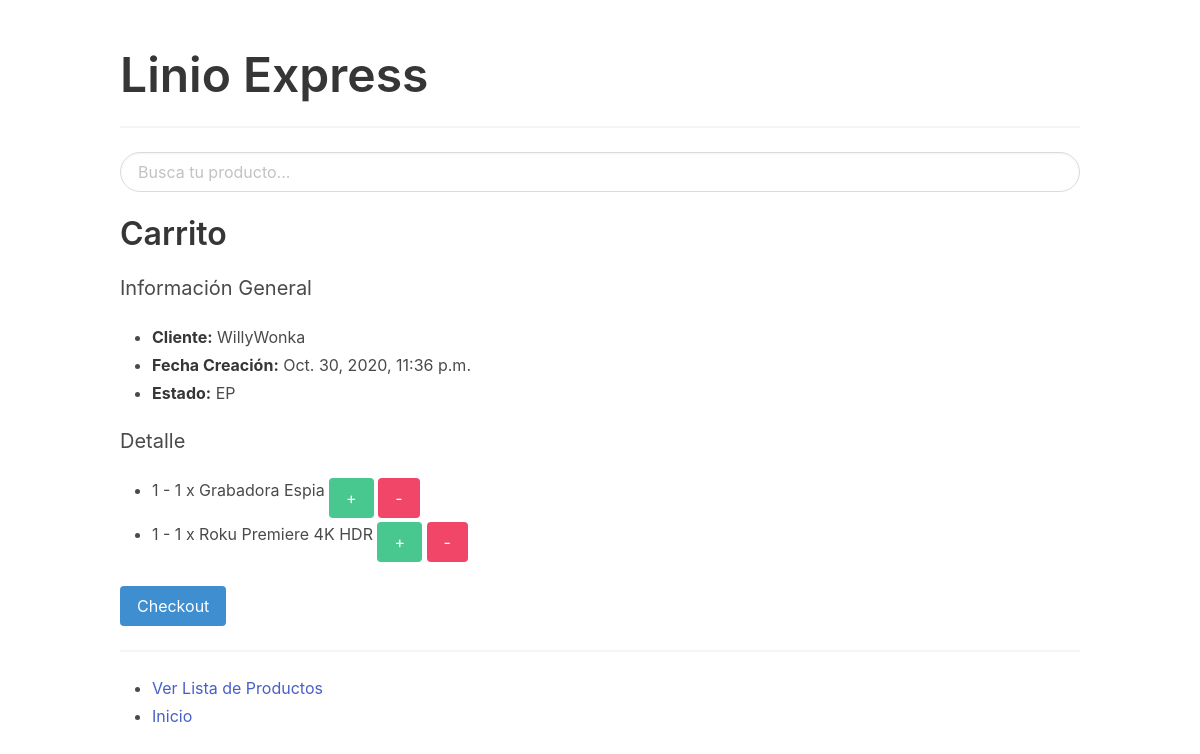
/carrito/ (signed in), run on an earlier commit of the app's database.
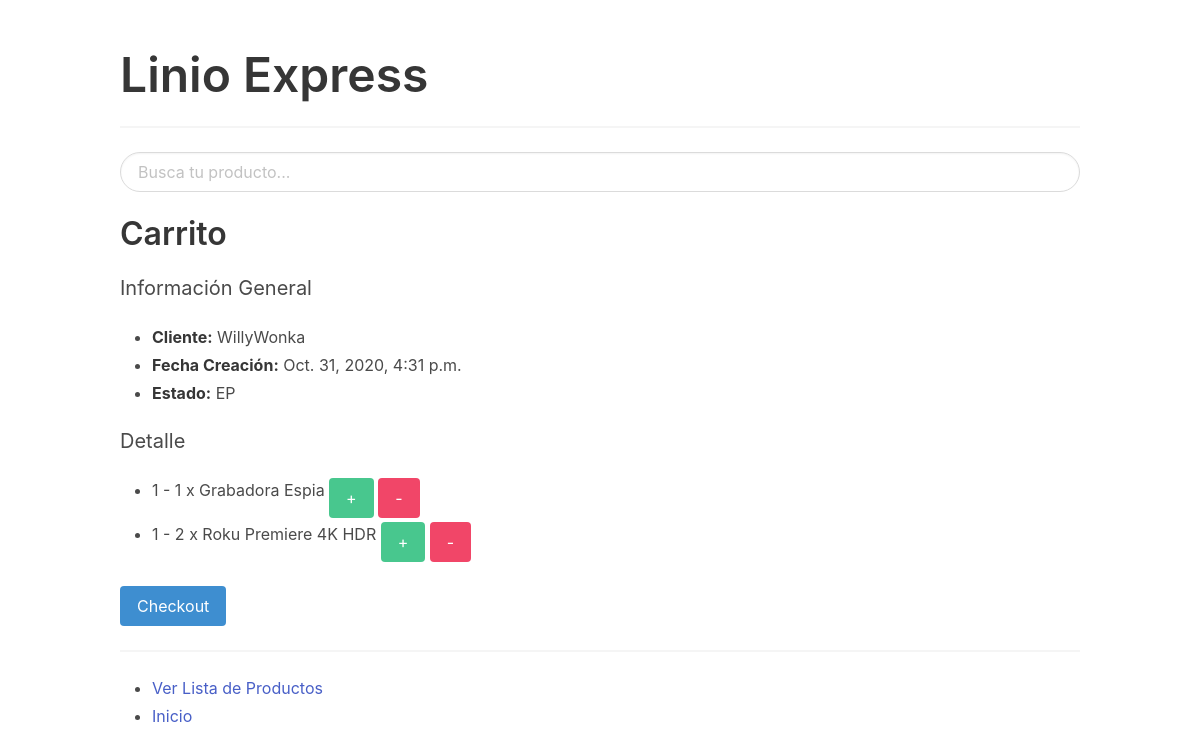
And on a later commit of the database.
### main/models.py (models this page shows, shortened)
class Pedido(models.Model):
    cliente = models.ForeignKey('Cliente', on_delete=models.CASCADE)
    repartidor = models.ForeignKey('Colaborador', on_delete=models.SET_NULL, null=True)
    ubicacion = models.ForeignKey('Localizacion', on_delete=models.SET_NULL, null=True)
    fecha_creacion = models.DateTimeField(auto_now=True)
    fecha_entrega = models.DateTimeField(blank=True, null=True)
    estado = models.CharField(max_length=3)
    direccion_entrega = models.CharField(max_length=100, blank=True, null=True)
    tarifa = models.FloatField(blank=True, null=True)

class DetallePedido(models.Model):
    producto = models.ForeignKey('Producto', on_delete=models.CASCADE)
    pedido = models.ForeignKey('Pedido', on_delete=models.CASCADE)
    cantidad = models.IntegerField(blank=True, null=True)
    def __str__(self):
        return f'{self.pedido.id} - {self.cantidad} x {self.producto.nombre}'

class Producto(models.Model):
    categoria = models.ForeignKey('Categoria', on_delete=models.SET_NULL, null=True)
    proveedor = models.ForeignKey('Proveedor', on_delete=models.SET_NULL, null=True)
    nombre = models.CharField(max_length=20)
    descripcion = models.TextField()
    precio = models.FloatField()
    estado = models.CharField(max_length=3)
    descuento = models.FloatField(default=0)

class Cliente(models.Model):
    user_profile = models.OneToOneField(Profile, on_delete=models.CASCADE)
    preferencias = models.ManyToManyField(to='Categoria')

class Profile(models.Model):
    user = models.OneToOneField(User, on_delete=models.CASCADE)
    documento_identidad = models.CharField(max_length=8)
    fecha_nacimiento = models.DateField()
    estado = models.CharField(max_length=3)
    MASCULINO = 'MA'
    FEMENINO = 'FE'
    NO_BINARIO = 'NB'
    GENERO_CHOICES = [
        (MASCULINO, 'Masculino'),
        (FEMENINO, 'Femenino'),
        (NO_BINARIO, 'No Binario')
    ]
    genero = models.CharField(max_length=2, choices=GENERO_CHOICES)

### main/views.py (the view)
# urls.py: path('carrito/', views.PedidoDetailView.as_view(), name='pedido-detail'),
class PedidoDetailView(DetailView):
    model = Pedido
    def get_object(self):
        user_profile = Profile.objects.get(user=self.request.user)
        cliente = Cliente.objects.get(user_profile=user_profile)
        pedido  = Pedido.objects.get(cliente=cliente, estado='EP')
        return pedido
    def get_context_data(self, **kwargs):
        context = super().get_context_data(**kwargs)
        context['detalles'] = context['object'].detallepedido_set.all()
        return context

### main/templates/main/pedido_detail.html
{% extends "base.html" %}
{% block content %}
    <h3 class="title"> Carrito </h3>
    <div class="block">
        <h5 class="subtitle"> Información General </h5>
        <div class="content">
            <ul>
              <li> <strong>Cliente:</strong> {{ object.cliente.user_profile.user.get_username }}</li>
              <li> <strong>Fecha Creación:</strong> {{ object.fecha_creacion }}</li>
              <li> <strong>Estado:</strong> {{ object.estado }}</li>
            </ul>
        </div>
    </div>
    <div class="block">
        <h5 class="subtitle"> Detalle </h5>
        <div class="content">
            <ul>
              {% for detalle in detalles %}
                <li>
                  {{ detalle }}
                  <a href="{% url 'add-to-cart' product_pk=detalle.producto.pk %}" class="button is-success">
                    +
                  </a>
                  <a href="{% url 'remove-from-cart' product_pk=detalle.producto.pk %}" class="button is-danger">
                    -
                  </a>
                </li>
              {% endfor %}
            </ul>
        </div>
    </div>
    <a href="{% url 'pedido-update' pk=object.pk %}" class='button is-info'>
      Checkout
    </a>
    <hr>
    <div class="content">
        <ul>
          <li><a href="{% url 'product-list' %}">Ver Lista de Productos</a></li>
          <li><a href="{% url 'home' %}">Inicio</a></li>
        </ul>
    </div>
{% endblock %}

What changed in the data, as far as the page shows it:
changed Pedido "EP": fecha_creacion "Oct. 30, 2020, 11:36 p.m." → "Oct. 31, 2020, 4:31 p.m."
changed DetallePedido: pedido+cantidad+producto "1 - 1 x Roku Premiere 4K HDR" → "1 - 2 x Roku Premiere 4K HDR"
